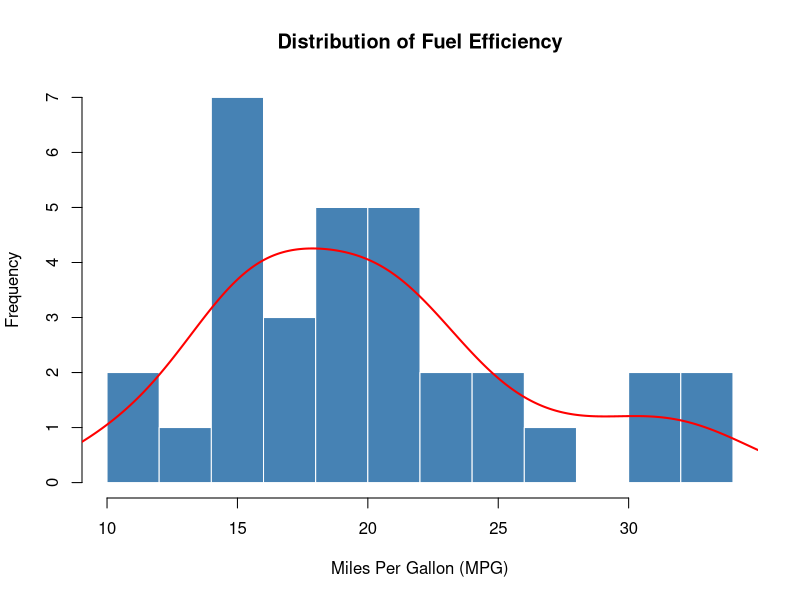
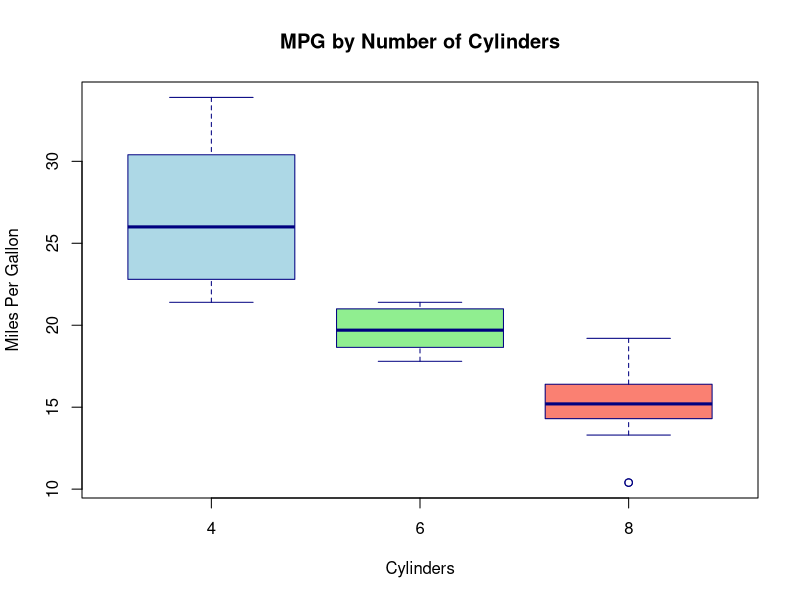
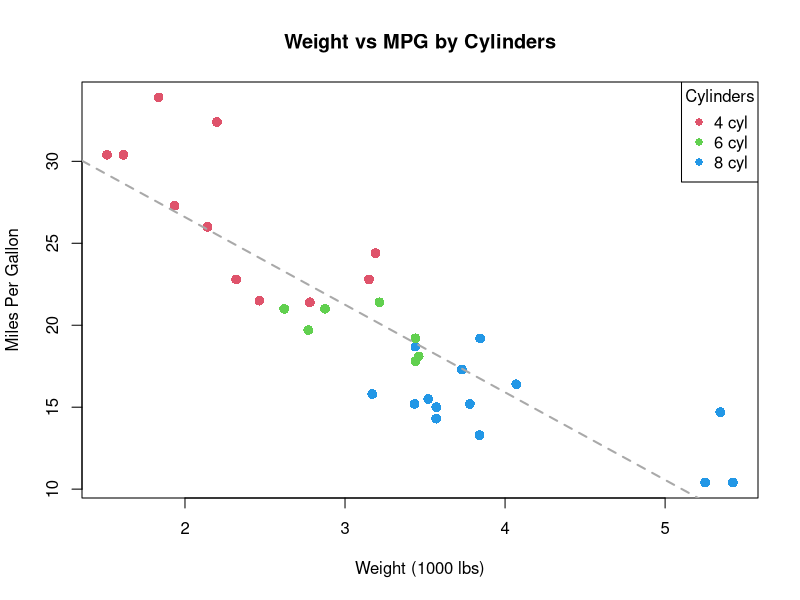
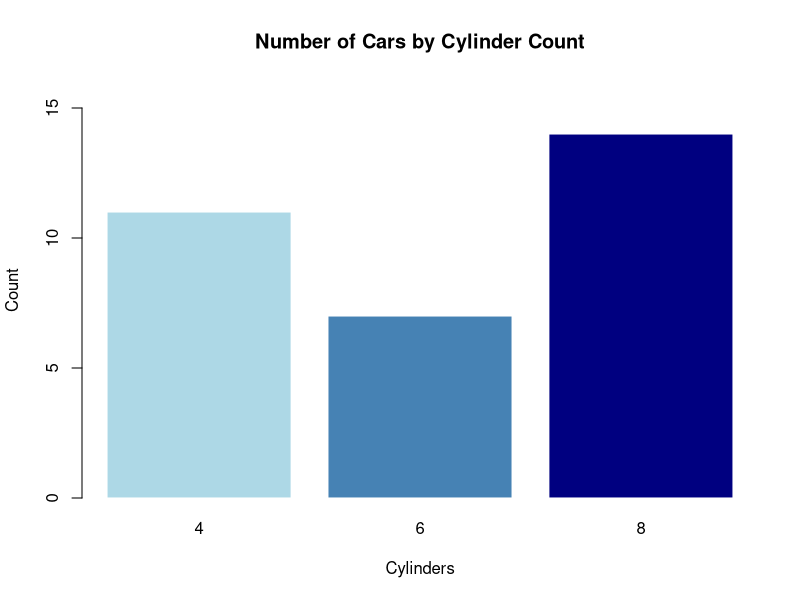
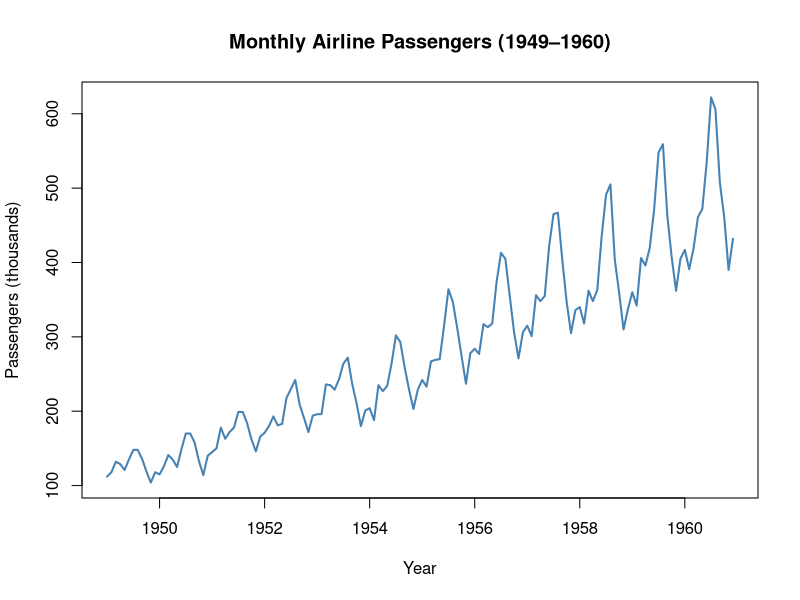
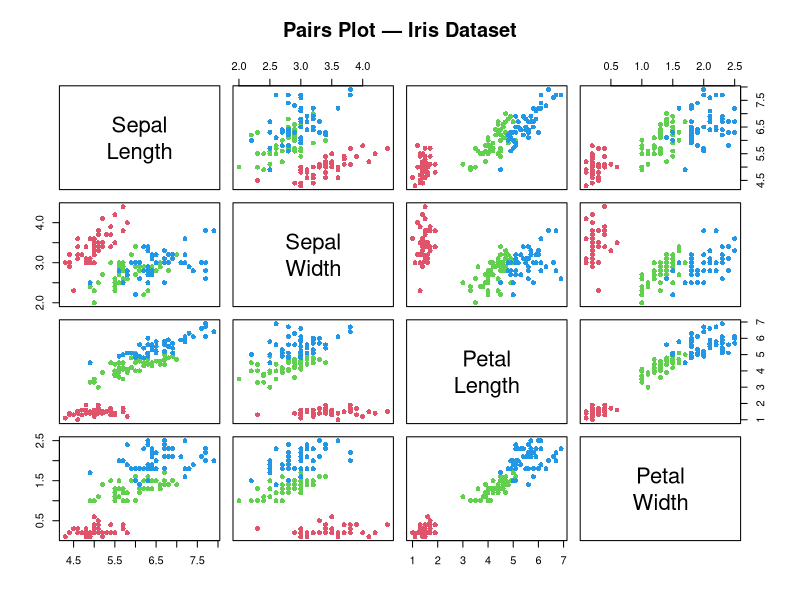
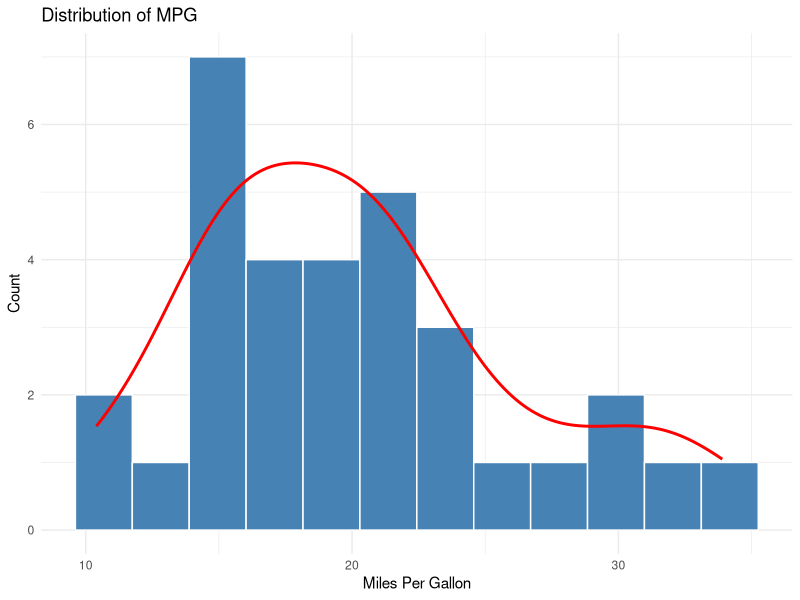
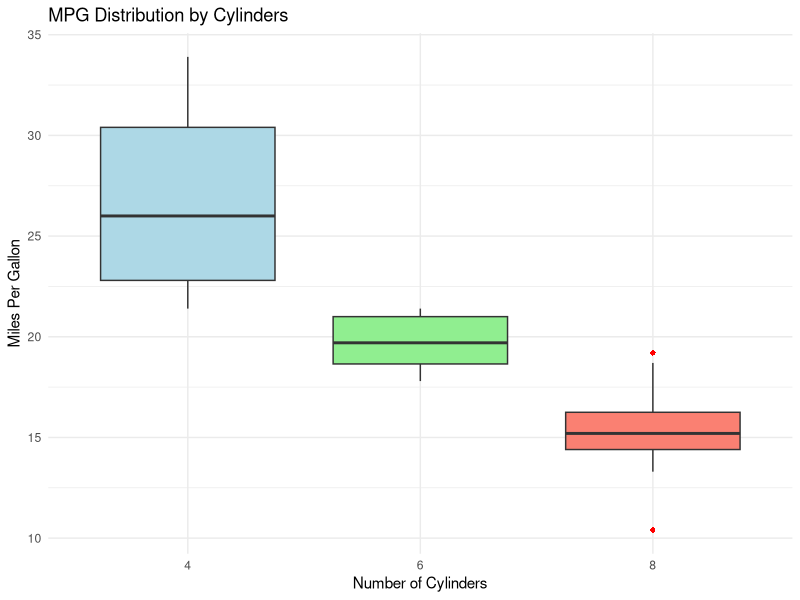

Write the R code that produced these figures, in order.
## ---- chunk 1
data(mtcars)
data(iris)

# Convert cyl to factor for grouped plots
mtcars$cyl <- as.factor(mtcars$cyl)
## ---- chunk 2
#| fig-width: 7
#| fig-height: 5

hist(mtcars$mpg,
     breaks = 12,
     col    = "steelblue",
     border = "white",
     main   = "Distribution of Fuel Efficiency",
     xlab   = "Miles Per Gallon (MPG)",
     ylab   = "Frequency")

# Add density curve
lines(density(mtcars$mpg) |> (\(d) list(x = d$x, y = d$y * length(mtcars$mpg) * diff(range(mtcars$mpg)) / 12))(),
      col = "red", lwd = 2)
## ---- chunk 3
#| fig-width: 7
#| fig-height: 5

boxplot(mpg ~ cyl,
        data   = mtcars,
        col    = c("lightblue", "lightgreen", "salmon"),
        border = "navy",
        main   = "MPG by Number of Cylinders",
        xlab   = "Cylinders",
        ylab   = "Miles Per Gallon")
## ---- chunk 4
#| fig-width: 7
#| fig-height: 5

plot(mtcars$wt, mtcars$mpg,
     pch  = 16,
     col  = as.numeric(mtcars$cyl) + 1,
     cex  = 1.3,
     xlab = "Weight (1000 lbs)",
     ylab = "Miles Per Gallon",
     main = "Weight vs MPG by Cylinders")

legend("topright",
       legend = c("4 cyl", "6 cyl", "8 cyl"),
       col    = c(2, 3, 4),
       pch    = 16,
       title  = "Cylinders")

# Add overall trend line
abline(lm(mpg ~ wt, data = mtcars), col = "darkgrey", lwd = 2, lty = 2)
## ---- chunk 5
#| fig-width: 7
#| fig-height: 5

cyl_counts <- table(mtcars$cyl)

barplot(cyl_counts,
        col    = c("lightblue", "steelblue", "navy"),
        border = "white",
        main   = "Number of Cars by Cylinder Count",
        xlab   = "Cylinders",
        ylab   = "Count",
        ylim   = c(0, 16))
## ---- chunk 6
#| fig-width: 9
#| fig-height: 4

plot(AirPassengers,
     col  = "steelblue",
     lwd  = 2,
     main = "Monthly Airline Passengers (1949–1960)",
     xlab = "Year",
     ylab = "Passengers (thousands)")
## ---- chunk 7
#| fig-width: 8
#| fig-height: 8

pairs(iris[, 1:4],
      col  = as.numeric(iris$Species) + 1,
      pch  = 16,
      main = "Pairs Plot — Iris Dataset",
      labels = c("Sepal\nLength", "Sepal\nWidth", "Petal\nLength", "Petal\nWidth"))
## ---- chunk 8
# install.packages("ggplot2")
library(ggplot2)

# Convert for ggplot
mtcars2 <- mtcars
mtcars2$cyl <- as.factor(mtcars2$cyl)
## ---- chunk 9
#| fig-width: 7
#| fig-height: 4

ggplot(mtcars2, aes(x = mpg)) +
  geom_histogram(bins = 12, fill = "steelblue", colour = "white") +
  geom_density(aes(y = after_stat(count) * 2.5),
               colour = "red", linewidth = 1) +
  labs(title = "Distribution of MPG",
       x = "Miles Per Gallon",
       y = "Count") +
  theme_minimal()
## ---- chunk 10
#| fig-width: 7
#| fig-height: 4

ggplot(mtcars2, aes(x = cyl, y = mpg, fill = cyl)) +
  geom_boxplot(outlier.colour = "red", outlier.shape = 16) +
  scale_fill_manual(values = c("lightblue", "lightgreen", "salmon")) +
  labs(title = "MPG Distribution by Cylinders",
       x = "Number of Cylinders",
       y = "Miles Per Gallon",
       fill = "Cylinders") +
  theme_minimal() +
  theme(legend.position = "none")
## ---- chunk 11
#| fig-width: 7
#| fig-height: 4

ggplot(mtcars2, aes(x = wt, y = mpg, colour = cyl)) +
  geom_point(size = 3, alpha = 0.8) +
  geom_smooth(method = "lm", se = TRUE, colour = "black",
              linetype = "dashed", linewidth = 0.8) +
  scale_colour_manual(values = c("4" = "#2196F3",
                                  "6" = "#4CAF50",
                                  "8" = "#F44336")) +
  labs(title    = "Weight vs MPG",
       subtitle = "Linear trend with 95% confidence band",
       x        = "Weight (1000 lbs)",
       y        = "Miles Per Gallon",
       colour   = "Cylinders") +
  theme_minimal()
## ---- chunk 12
#| fig-width: 9
#| fig-height: 4

ggplot(mtcars2, aes(x = wt, y = mpg)) +
  geom_point(colour = "steelblue", size = 2.5, alpha = 0.8) +
  geom_smooth(method = "lm", se = FALSE, colour = "red") +
  facet_wrap(~ cyl, labeller = label_both) +
  labs(title = "MPG vs Weight — Faceted by Cylinders",
       x = "Weight (1000 lbs)",
       y = "Miles Per Gallon") +
  theme_bw()
## ---- chunk 13
#| fig-width: 7
#| fig-height: 4

ggplot(mtcars2, aes(x = cyl, fill = cyl)) +
  geom_bar() +
  scale_fill_manual(values = c("lightblue", "steelblue", "navy")) +
  labs(title = "Car Count by Cylinders",
       x = "Cylinders", y = "Count") +
  theme_minimal() +
  theme(legend.position = "none")
## ---- chunk 14
#| fig-width: 7
#| fig-height: 6

# Compute correlation matrix
mtcars_num <- mtcars[, sapply(mtcars, is.numeric)]
cor_mat <- cor(mtcars_num)

# Reshape for ggplot
cor_df <- as.data.frame(as.table(cor_mat))
names(cor_df) <- c("Var1", "Var2", "Correlation")

ggplot(cor_df, aes(x = Var1, y = Var2, fill = Correlation)) +
  geom_tile(colour = "white", linewidth = 0.5) +
  geom_text(aes(label = round(Correlation, 2)),
            size = 3, colour = "black") +
  scale_fill_gradient2(low = "#D73027", mid = "white", high = "#1A9850",
                       midpoint = 0, limits = c(-1, 1)) +
  labs(title = "Correlation Heatmap — mtcars",
       x = "", y = "") +
  theme_minimal() +
  theme(axis.text.x = element_text(angle = 45, hjust = 1))
